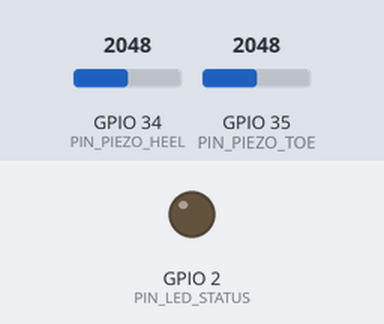
The sketch below on a simulated ESP32. On the bench: output pins drawn as LEDs (lit = HIGH). Inputs (shaded band) come from the test bench; at power-on: GPIO 34 (PIN_PIEZO_HEEL) = 2048, GPIO 35 (PIN_PIEZO_TOE) = 2048 (analog values on the 0–4095 scale). Nothing arrives over Bluetooth unless stated; a phone connects over Bluetooth LE 3 s after start; what the sketch prints to the serial monitor is not drawn.

Above: at 0.1 s.
At 3.1 s:
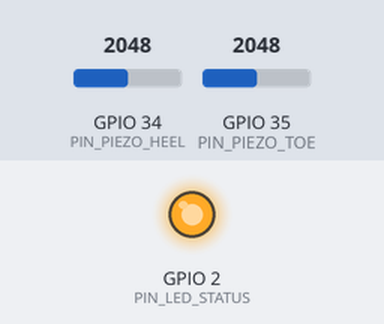
Timing chart, 0 to 4.6 s (numbered marks = the images above):
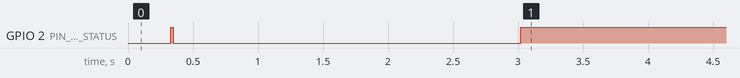

The sketch:

SmartSole_ESP32.ino
```cpp
/*
 * ═══════════════════════════════════════════════════════════════════
 *  SMART ENERGY-GENERATING FITNESS SHOES
 *  ESP32 Firmware v1.0
 *
 *  Features:
 *    - Dual piezoelectric sensor reading (heel + toe)
 *    - Pressure-based step detection (no motion estimation)
 *    - Energy harvesting calculation from piezo voltage peaks
 *    - Step count, calories burned, distance walked
 *    - BLE GATT notify every 200ms → SmartSole app
 *    - Serial debug output at 115200 baud
 *
 *  Hardware:
 *    - ESP32 (any variant)
 *    - 2× Piezo disc sensors (27mm recommended)
 *    - 4× 1N4148 diodes (bridge rectifier per sensor)
 *    - 2× 10kΩ resistors (voltage divider)
 *    - 1× TP4056 Li-Po charger module (energy harvesting)
 *    - 1× 3.7V Li-Po battery (500–1000mAh)
 *
 *  Wiring:
 *    Heel piezo (+) → Bridge rectifier (+) → 10kΩ → GPIO34
 *    Heel piezo (-) → Bridge rectifier (-) → GND
 *    Toe  piezo (+) → Bridge rectifier (+) → 10kΩ → GPIO35
 *    Toe  piezo (-) → Bridge rectifier (-) → GND
 *    Add 3.3V Zener diode from each GPIO pin to GND for protection
 * ═══════════════════════════════════════════════════════════════════
 */

#include <BLEDevice.h>
#include <BLEServer.h>
#include <BLEUtils.h>
#include <BLE2902.h>

// ───────────────────────────────────────────────────────────────────
//  BLE Configuration
// ───────────────────────────────────────────────────────────────────
#define DEVICE_NAME   "SmartSole"
#define SVC_UUID      "aaaa1234-aaaa-aaaa-aaaa-aaaaaaaaaaaa"
#define CHR_UUID      "bbbb1234-bbbb-bbbb-bbbb-bbbbbbbbbbbb"

// ───────────────────────────────────────────────────────────────────
//  Hardware Pin Definitions
// ───────────────────────────────────────────────────────────────────
#define PIN_PIEZO_HEEL  34    // ADC1_CH6 — heel sensor
#define PIN_PIEZO_TOE   35    // ADC1_CH7 — toe sensor
#define PIN_LED_STATUS   2    // onboard LED (optional)

// ───────────────────────────────────────────────────────────────────
//  Step Detection Parameters
// ───────────────────────────────────────────────────────────────────
#define STEP_THRESHOLD_ADC  750    // ADC counts to register a step (0–4095)
#define STEP_RELEASE_RATIO  0.45f  // fraction of threshold for release detection
#define STEP_COOLDOWN_MS    320    // minimum ms between two consecutive steps
#define DEBOUNCE_SAMPLES    3      // samples above threshold before confirming step

// ───────────────────────────────────────────────────────────────────
//  Physical Calibration Constants
// ───────────────────────────────────────────────────────────────────
#define PIEZO_LOAD_OHM     10000.0f   // load resistor in ohms
#define ADC_REF_VOLT       3.3f       // ESP32 ADC reference voltage
#define ADC_RESOLUTION     4095.0f    // 12-bit ADC max

#define STRIDE_LENGTH_M    0.78f      // average walking stride in metres
#define KCAL_PER_STEP      0.04f      // kilocalories burned per step (avg adult)

// Energy harvesting: typical piezo disc generates ~0.1–5 mW per step
// We calculate from the measured peak voltage across the load resistor.
// Actual mWh = (V²/R) × pulse_duration_in_hours
#define PULSE_DURATION_S   0.05f      // estimated pressure pulse duration (50ms)

// ───────────────────────────────────────────────────────────────────
//  BLE Objects
// ───────────────────────────────────────────────────────────────────
BLEServer*          pServer = nullptr;
BLECharacteristic*  pChar   = nullptr;
volatile bool       deviceConnected = false;

// ───────────────────────────────────────────────────────────────────
//  Fitness & Energy State
// ───────────────────────────────────────────────────────────────────
uint32_t      stepCount      = 0;
double        totalEnergyMWh = 0.0;

// Step detection state machine
bool          inStep          = false;
uint8_t       aboveCount      = 0;       // consecutive samples above threshold
unsigned long lastStepMs      = 0;

// ───────────────────────────────────────────────────────────────────
//  BLE Connection Callbacks
// ───────────────────────────────────────────────────────────────────
class SmartSoleCallbacks : public BLEServerCallbacks {
  void onConnect(BLEServer* s) override {
    deviceConnected = true;
    digitalWrite(PIN_LED_STATUS, HIGH);
    Serial.println("[BLE] Client connected");
  }
  void onDisconnect(BLEServer* s) override {
    deviceConnected = false;
    digitalWrite(PIN_LED_STATUS, LOW);
    Serial.println("[BLE] Client disconnected — restarting advertising");
    BLEDevice::startAdvertising();
  }
};

// ───────────────────────────────────────────────────────────────────
//  Energy Calculation
//  Input : peak ADC reading during step
//  Return: energy in milliwatt-hours for that single step
// ───────────────────────────────────────────────────────────────────
double calcStepEnergy(int peakADC) {
  float voltage    = (peakADC / ADC_RESOLUTION) * ADC_REF_VOLT;  // V
  float powerWatts = (voltage * voltage) / PIEZO_LOAD_OHM;       // P = V²/R
  float hours      = PULSE_DURATION_S / 3600.0f;                  // s → h
  return (double)(powerWatts * 1000.0f * hours);                  // mWh
}

// ───────────────────────────────────────────────────────────────────
//  Read & average both piezo channels
// ───────────────────────────────────────────────────────────────────
void readPiezo(int &heel, int &toe) {
  // Oversample ×4 for noise reduction
  long heelSum = 0, toeSum = 0;
  for (int i = 0; i < 4; i++) {
    heelSum += analogRead(PIN_PIEZO_HEEL);
    toeSum  += analogRead(PIN_PIEZO_TOE);
    delayMicroseconds(200);
  }
  heel = (int)(heelSum / 4);
  toe  = (int)(toeSum  / 4);
}

// ───────────────────────────────────────────────────────────────────
//  Step Detection (pressure-peak state machine)
// ───────────────────────────────────────────────────────────────────
bool detectStep(int heel, int toe, int &peakOut) {
  int peak = max(heel, toe);
  unsigned long now = millis();

  if (!inStep) {
    // Rising edge: count consecutive samples above threshold
    if (peak > STEP_THRESHOLD_ADC) {
      aboveCount++;
      if (aboveCount >= DEBOUNCE_SAMPLES &&
          (now - lastStepMs) > STEP_COOLDOWN_MS) {
        inStep   = true;
        peakOut  = peak;
        lastStepMs = now;
        aboveCount = 0;
        return true;          // ← step confirmed
      }
    } else {
      aboveCount = 0;
    }
  } else {
    // Falling edge: wait for pressure release
    if (peak < (int)(STEP_THRESHOLD_ADC * STEP_RELEASE_RATIO)) {
      inStep = false;
    }
  }
  peakOut = peak;
  return false;
}

// ───────────────────────────────────────────────────────────────────
//  Build & transmit BLE packet
//  Format: "steps,calories,distKm,energyMWh,heelADC,toeADC"
// ───────────────────────────────────────────────────────────────────
void transmitBLE(int heel, int toe) {
  float calories = stepCount * KCAL_PER_STEP;
  float distKm   = (stepCount * STRIDE_LENGTH_M) / 1000.0f;

  char buf[96];
  snprintf(buf, sizeof(buf),
    "%lu,%.2f,%.4f,%.5f,%d,%d",
    (unsigned long)stepCount,
    calories,
    distKm,
    (float)totalEnergyMWh,
    heel,
    toe
  );

  pChar->setValue(buf);
  pChar->notify();
}

// ───────────────────────────────────────────────────────────────────
//  SETUP
// ───────────────────────────────────────────────────────────────────
void setup() {
  Serial.begin(115200);
  Serial.println("\n╔══════════════════════════════╗");
  Serial.println("║   SmartSole ESP32 Firmware   ║");
  Serial.println("╚══════════════════════════════╝\n");

  // GPIO
  pinMode(PIN_LED_STATUS, OUTPUT);
  digitalWrite(PIN_LED_STATUS, LOW);

  // ADC config — 12-bit, full 3.3V range
  analogReadResolution(12);
  analogSetAttenuation(ADC_11db);

  Serial.printf("[ADC] Heel pin: GPIO%d  Toe pin: GPIO%d\n",
                PIN_PIEZO_HEEL, PIN_PIEZO_TOE);
  Serial.printf("[STEP] Threshold: %d ADC counts  Cooldown: %d ms\n",
                STEP_THRESHOLD_ADC, STEP_COOLDOWN_MS);

  // ── BLE Initialisation ──────────────────────────────────────────
  BLEDevice::init(DEVICE_NAME);
  pServer = BLEDevice::createServer();
  pServer->setCallbacks(new SmartSoleCallbacks());

  BLEService* pSvc = pServer->createService(SVC_UUID);

  pChar = pSvc->createCharacteristic(
    CHR_UUID,
    BLECharacteristic::PROPERTY_NOTIFY |
    BLECharacteristic::PROPERTY_READ
  );
  pChar->addDescriptor(new BLE2902());

  pSvc->start();

  BLEAdvertising* pAdv = BLEDevice::getAdvertising();
  pAdv->addServiceUUID(SVC_UUID);
  pAdv->setScanResponse(true);
  pAdv->setMinPreferred(0x06);   // iPhone compatibility
  pAdv->setMinPreferred(0x12);
  BLEDevice::startAdvertising();

  Serial.println("[BLE] Advertising as \"SmartSole\"");
  Serial.println("[SYS] Ready — waiting for footsteps...\n");
}

// ───────────────────────────────────────────────────────────────────
//  LOOP
// ───────────────────────────────────────────────────────────────────
void loop() {
  static unsigned long lastTxMs = 0;
  const unsigned long TX_INTERVAL_MS = 200;   // BLE notify rate

  int heel = 0, toe = 0, peak = 0;
  readPiezo(heel, toe);

  // Step detection
  if (detectStep(heel, toe, peak)) {
    stepCount++;
    double stepEnergy = calcStepEnergy(peak);
    totalEnergyMWh   += stepEnergy;

    Serial.printf("[STEP #%lu] heel=%-4d toe=%-4d peak=%-4d | "
                  "E_step=%.5f mWh | E_total=%.4f mWh | "
                  "Cal=%.1f kcal | Dist=%.3f km\n",
                  (unsigned long)stepCount,
                  heel, toe, peak,
                  (float)stepEnergy,
                  (float)totalEnergyMWh,
                  stepCount * KCAL_PER_STEP,
                  (stepCount * STRIDE_LENGTH_M) / 1000.0f);

    // Flash LED on step
    digitalWrite(PIN_LED_STATUS, HIGH);
    delay(20);
    if (!deviceConnected) digitalWrite(PIN_LED_STATUS, LOW);
  }

  // BLE transmit at fixed interval
  if (deviceConnected && (millis() - lastTxMs >= TX_INTERVAL_MS)) {
    transmitBLE(heel, toe);
    lastTxMs = millis();
  }

  delay(10);   // ~100 Hz sensor polling
}
```

Measured:
- by itself, GPIO 2 (PIN_LED_STATUS): LOW → HIGH at 0.33 s, → LOW 0.02 s later, → HIGH 2.7 s later
